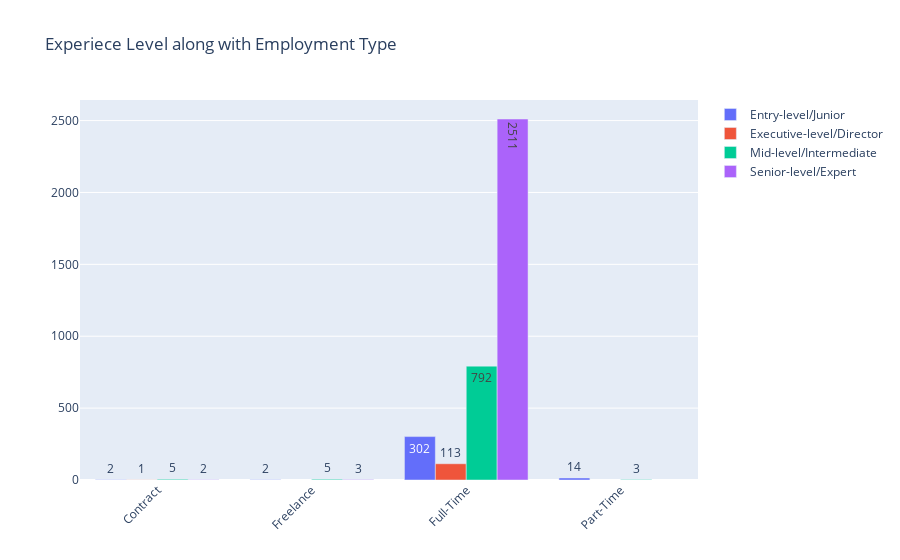

Source (notebook cell):
### Markdown cell above
### Step 7. Identify
To identify which kind of data that we can use also helps ourselves to prepare the data to be analyzed. After we choose the columns and data characteristics which fit to use for our problem to be solved or questions to be answered, we can prepare the analysis better than directly diving into it.

- **Access the data from Data Management, which is from github.**
- **We identify the Job Positions by the 4 different levels in the data.**
- **Printout the average salary by Job Positions.**

### Code cell
fig = go.Figure(data = [
    go.Bar(name = 'Entry-level/Junior', x = exp_type['Entry-level/Junior'].index, 
           y = exp_type['Entry-level/Junior'].values, text = exp_type['Entry-level/Junior'].values),
    go.Bar(name = 'Executive-level/Director', x = exp_type['Executive-level/Director'].index, 
           y = exp_type['Executive-level/Director'].values, text = exp_type['Executive-level/Director'].values),
    go.Bar(name = 'Mid-level/Intermediate', x = exp_type['Mid-level/Intermediate'].index,
           y = exp_type['Mid-level/Intermediate'].values, text = exp_type['Mid-level/Intermediate'].values),
    go.Bar(name = 'Senior-level/Expert', x = exp_type['Senior-level/Expert'].index,
           y = exp_type['Senior-level/Expert'].values, text = exp_type['Senior-level/Expert'].values)])

fig.update_layout(xaxis_tickangle = -45, title = 'Experiece Level along with Employment Type')

fig.show()

### Figure 1 — Plotly figure (JSON) as saved in the notebook; plotly's stock layout.template omitted (floating-point values rounded to 4 significant figures)
{"data": [{"name": "Entry-level/Junior", "text": [2, 2, 302, 14], "type": "bar", "x": ["Contract", "Freelance", "Full-Time", "Part-Time"], "y": [2, 2, 302, 14]}, {"name": "Executive-level/Director", "text": [1, 113], "type": "bar", "x": ["Contract", "Full-Time"], "y": [1, 113]}, {"name": "Mid-level/Intermediate", "text": [5, 5, 792, 3], "type": "bar", "x": ["Contract", "Freelance", "Full-Time", "Part-Time"], "y": [5, 5, 792, 3]}, {"name": "Senior-level/Expert", "text": [2, 3, 2511], "type": "bar", "x": ["Contract", "Freelance", "Full-Time"], "y": [2, 3, 2511]}], "layout": {"title": {"text": "Experiece Level along with Employment Type"}, "xaxis": {"tickangle": -45}}}
